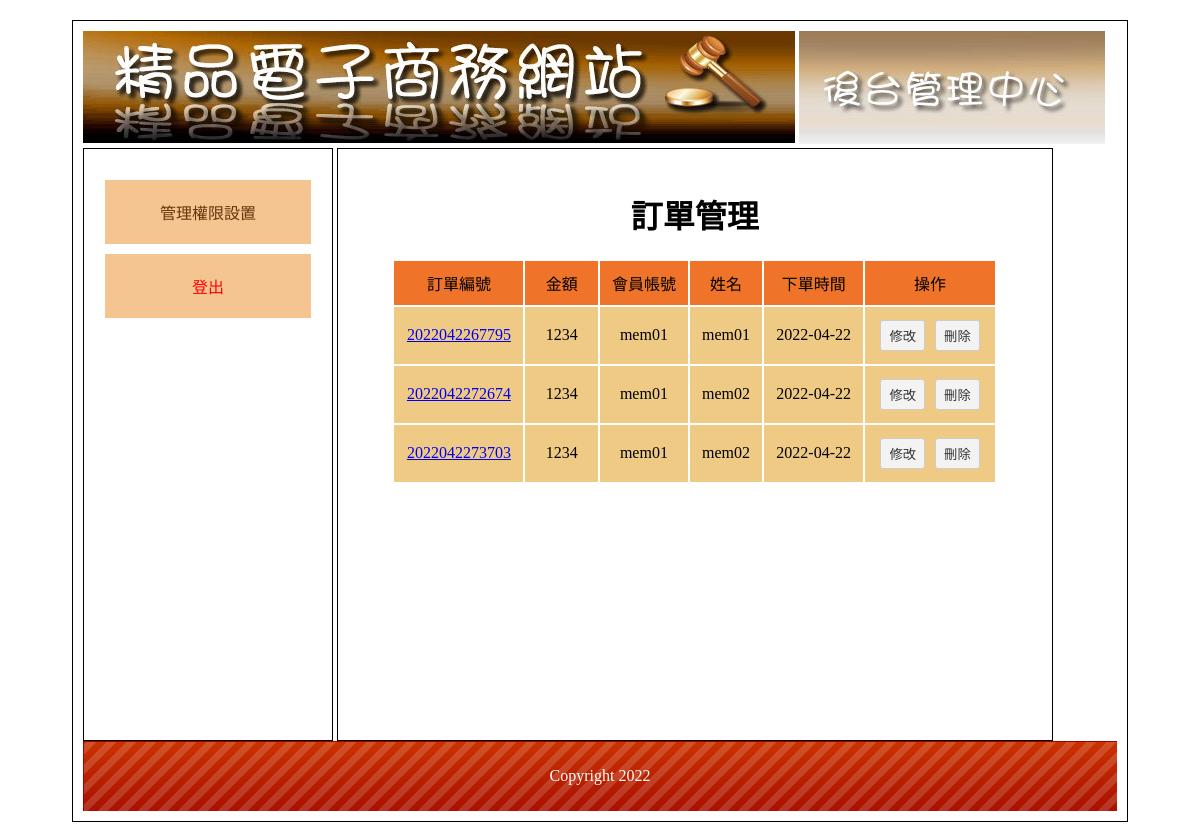
Screenshot of /filezilla/bq04/back.php?do=order with the database file from the repository.
### tables this page shows
CREATE TABLE `bq4_ord` (
  `id` int(10) UNSIGNED NOT NULL,
  `no` text NOT NULL,
  `acc` text NOT NULL COMMENT '帳號',
  `name` text NOT NULL COMMENT '姓名',
  `email` text NOT NULL COMMENT '電子郵件',
  `addr` text NOT NULL COMMENT '地址',
  `tel` text NOT NULL COMMENT '電話',
  `total` int(10) NOT NULL COMMENT '總價',
  `goods` text NOT NULL COMMENT '商品',
  `orddate` timestamp NOT NULL DEFAULT current_timestamp() COMMENT '訂購日期'
);

CREATE TABLE `bq4_bottom` (
  `id` int(10) UNSIGNED NOT NULL,
  `bottom` text NOT NULL COMMENT '頁尾版權'
);

### filezilla/bq04/base.php (called while the page is built, shortened)
<?php
class DB
{
    protected $dsn = "mysql:host=localhost;charset=utf8;dbname=s1100401",
        $table,
        $pdo;
    function __construct($table)
    {
        $this->table = $table;
        $this->pdo = new PDO($this->dsn, $this->user = 's1100401', $this->pw = 's1100401');
    }
    function find($id)
    {
        $sql = "SELECT * FROM $this->table WHERE ";
        if (is_array($id)) {
            foreach ($id as $k => $v) {
                $tmp[] = "`$k`='$v'";
            }
            $sql .= implode(" AND ", $tmp);
        } else {
            $sql .= "`id`='$id'";
        }
        return $this->pdo->query($sql)->fetch(PDO::FETCH_ASSOC);
    }
    function all(...$arg)
    {
        $sql = "SELECT * FROM $this->table ";
        return $this->pdo->query($sql)->fetchAll(PDO::FETCH_ASSOC);
    }
}
$Bottom = new DB('bq4_bottom');
$Ord = new DB('bq4_ord');

### filezilla/bq04/back/order.php (the view)
<h1 class="ct">訂單管理</h1>
<table class="all">
    <tr class="tt ct">
        <td>訂單編號</td>
        <td>金額</td>
        <td>會員帳號</td>
        <td>姓名</td>
        <td>下單時間</td>
        <td>操作</td>
    </tr>
    <?php
    $ords = $Ord->all();
    foreach ($ords as $ord) {
    ?>
        <tr class="pp ct">
            <td>
                <a href="?do=detail&id=<?= $ord['id']; ?>">
                    <?= $ord['no']; ?>
                </a>
            </td>
            <td><?= $ord['total']; ?></td>
            <td><?= $ord['acc']; ?></td>
            <td><?= $ord['name']; ?></td>
            <td><?= date("Y-m-d", strtotime($ord['orddate'])); ?></td>
            <td>
                <button onclick="location.href='?do=edit_mem&id=<?= $mem['id']; ?>'">修改</button>
                <button onclick="del('bq4_ord',<?= $ord['id']; ?>)">刪除</button>
            </td>
        </tr>
    <?php
    }
    ?>
</table>

### filezilla/bq04/back.php (shortened to what this page needs)
<?php
include_once "base.php";
?>
<!DOCTYPE html PUBLIC "-//W3C//DTD XHTML 1.0 Transitional//EN" "http://www.w3.org/TR/xhtml1/DTD/xhtml1-transitional.dtd">
<html xmlns="http://www.w3.org/1999/xhtml">
<head>
	<link href="css/css.css" rel="stylesheet" type="text/css">
</head>
<body>
	<div id="main">
		<div id="top">
			<a href="?">
				<img src="icon/0416.jpg">
			</a>
			<img src="icon/0417.jpg">
		</div>
		<div id="left" class="ct">
			<div style="min-height:400px;">
				<a href="?do=admin">管理權限設置</a>
				<a href="javascript:logout('admin')" style="color:#f00;">登出</a>
			</div>
		</div>
		<div id="right">
			<?php
			$do = $_GET['do'] ?? "main";
			$file = "back/" . $do . ".php";
			if (file_exists($file)) {
				include $file;
			} else {
				include "front/main.php";
			}
			?>
		</div>
		<div id="bottom" style="line-height:70px; color:#FFF; background:url(icon/bot.png);" class="ct">
			<?= $Bottom->find(1)['bottom']; ?>
		</div>
	</div>
</body>
</html>

### filezilla/bq04/css/css.css (style rules this page uses)
body { font-family:"微軟正黑體"; }
#main { width:1034px; padding:10px; margin:20px auto 20px auto; border:#000 solid 1px; min-height:768px; }
#top a { color:#CE631C; text-decoration:none; }
#left { display:inline-block; width:20%; padding:2%; min-height:550px; vertical-align:top; border:#000 1px solid; }
#left a { display:block; padding:20px 5px 20px 5px; text-decoration:none; background:#F4C591; margin:10px auto 10px auto; color:#65350A; }
.ct { text-align:center; }
#right { display:inline-block; width:65%; padding:2%; min-height:550px; border:#000 1px solid; }
#bottom { height:70px; background:url(icon/bot.png); background-size:cover; }
.all { width:90%; margin:10px auto 10px auto; }
.all td { min-width:50px; padding:10px; }
.tt { background:#EF7429; }
.tt td { background:#EF7429; }
.pp { background:#EFCA85; }
.pp td { background:#EFCA85; }
input[type=text],input[type=password],input[type=submit],button,.button,input[type=reset],input[type=button],select，textarea,input[type=number] { background:#F3F3F3; border:#CCC 1px solid; border-radius:3px; padding:5px 8px 5px 8px; text-decoration:none; margin:3px; color:#333; }

### rows the page displays
bq4_ord: no "2022042267795", total "1234", acc "mem01", name "mem01", orddate "2022-04-22"
bq4_ord: no "2022042272674", total "1234", acc "mem01", name "mem02", orddate "2022-04-22"
bq4_ord: no "2022042273703", total "1234", acc "mem01", name "mem02", orddate "2022-04-22"
bq4_bottom: bottom "Copyright 2022"
